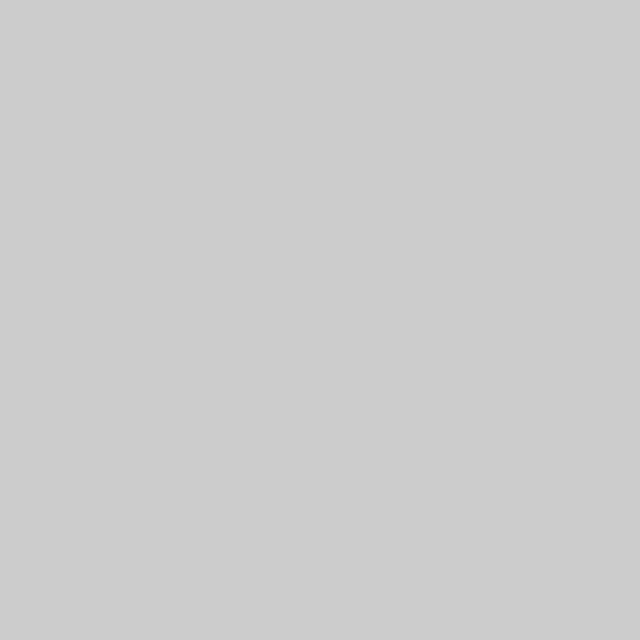
Frame 1 (no input)
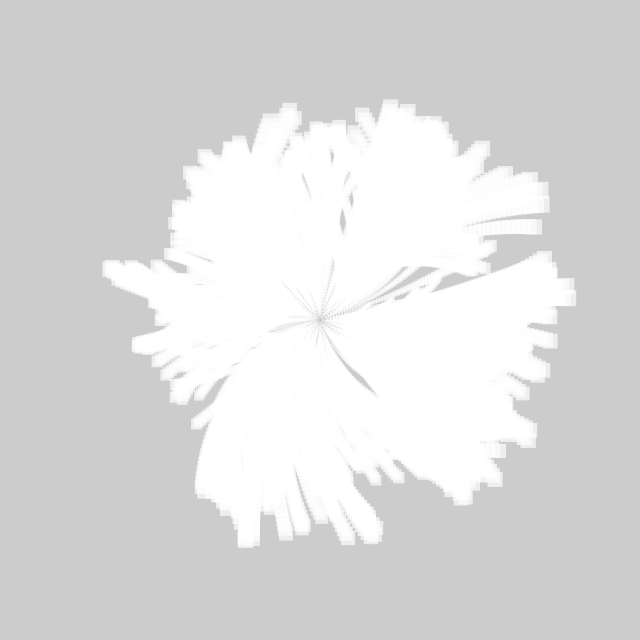
Frame 60 (the mouse pressed at the canvas centre just before this capture)
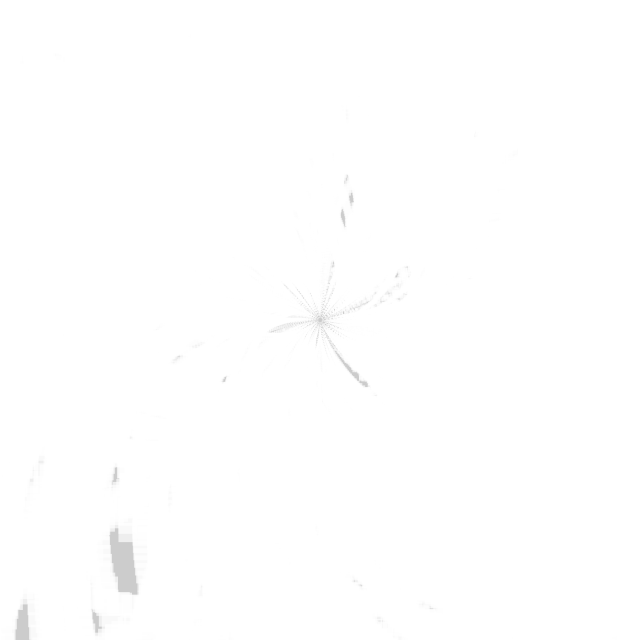
Frame 120 (the mouse held since frame 60 and released just before this capture)

The Processing sketch that drew these frames (run headless with seeded random() and noise(); from frame 60 on, the mouse is pressed at the canvas centre):

// Processing sketch: day005
// ── day005.pde
float f, r, v, t, u;
void setup() {
  size(640, 640);
  fill(-1, 172);
  noStroke();
}
void draw() {
  clear();
  f=tan(r)*540;
  for (t=0; t<TAU; t+=PI/360) {
    v=f*noise(t*9, 9)%540;
    square(v*cos(u=f*(noise(t*9)-.5)/99+t)+320, v*sin(u)+320, v/15);
  }
  r+=PI/360;
}
